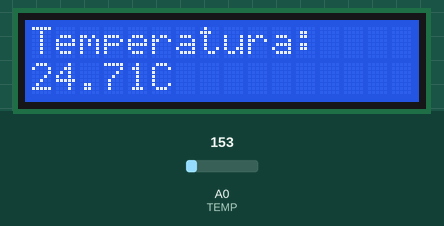
Simulated run of this sketch. Board: Arduino Uno, built with avr-gcc and run on an emulated ATmega328P. On the bench: 16×2 character LCD. Inputs (shaded band) come from the test bench; at power-on: A0 (TEMP) = 153. What the sketch prints to the serial monitor is not drawn.

Above: at 1.9 s.
2.0 s: A0 (TEMP) set to 136
At 2.9 s:
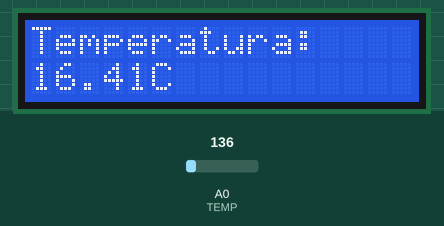
3.7 s: A0 (TEMP) set to 114
At 4.1 s:
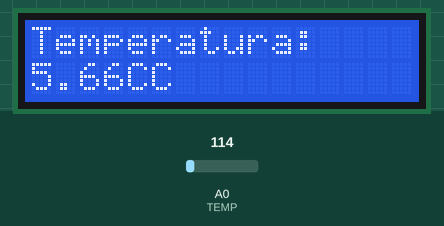
5.2 s: A0 (TEMP) set to 133
At 6.4 s:
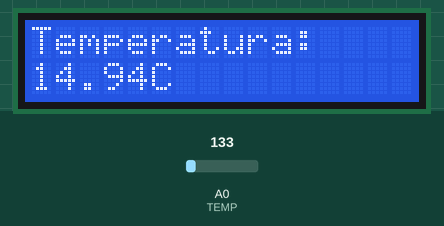
Timing chart, 0 to 8.2 s (numbered marks = the images above; inputs shaded):
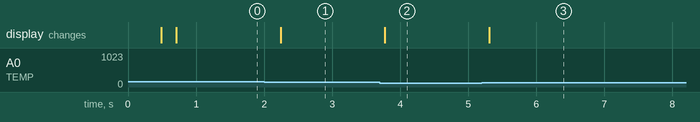

Measured:
- the behaviour switches between 123 and 122 on A0 (TEMP) (found by bisection; images 1 and 2)
- after the input at 2.0 s, the display: changes after 0.24 s (image 1)
- after the input at 3.7 s, the display: changes after 0.08 s (image 2)
- after the input at 5.2 s, the display: changes after 0.11 s (image 3)

The sketch:

sensor-temperatura.ino
```cpp
#include <Adafruit_LiquidCrystal.h>

#define TEMP A0

Adafruit_LiquidCrystal lcd(0);

void setup()
{
  pinMode(TEMP, INPUT);
  Serial.begin(9600);


  lcd.begin(16,2);
  lcd.print("BEM VINDO!");
  delay(400);
  lcd.clear();
  lcd.print("CARREGANDO...");
  delay(200);
  lcd.clear();
  lcd.print("Temperatura:");
}

void loop()
{
  float TENSAO = (analogRead(TEMP)*5);
  TENSAO/=1024;

  float temp_c = (TENSAO-0.5) * 100;

  lcd.setCursor(0,1);
  lcd.print(temp_c);
  lcd.print("C");
  Serial.write(176);
  delay(300);
}
```
